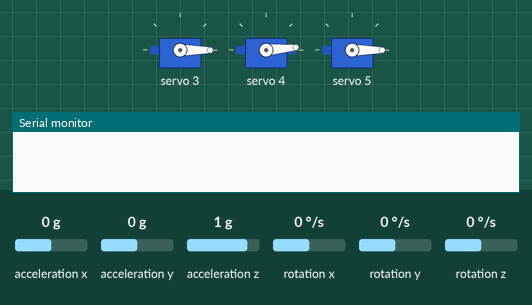
The sketch below on a simulated STM32 Blue Pill. Parts: 3 × servo, the last lines printed to the serial monitor. The inputs (shaded band) are chosen by the test bench; at power-on: acceleration x 0 g, acceleration y 0 g, acceleration z 1 g, rotation x 0 °/s, rotation y 0 °/s, rotation z 0 °/s. Random numbers use the default seed unless the sketch sets one.

Above: at 0.6 s.
At 1.6 s:
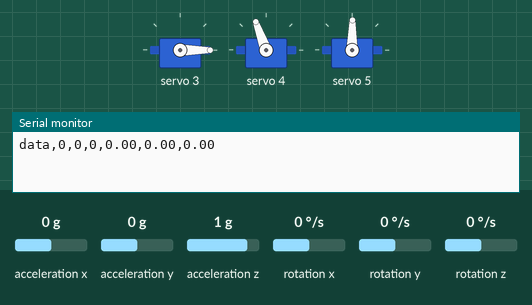
At 10.6 s:
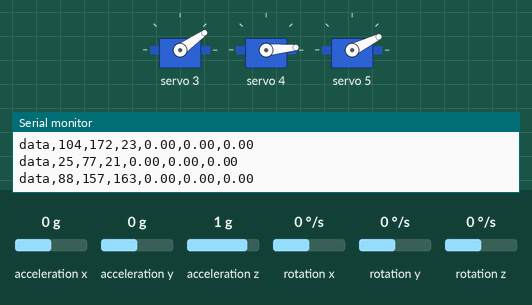
At 19.7 s:
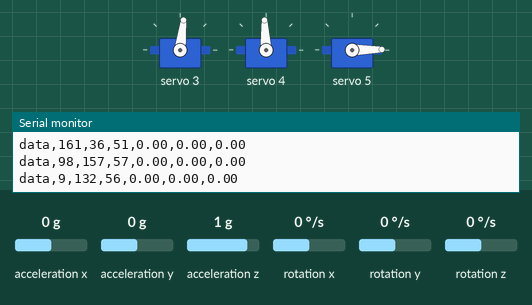
At 28.8 s:
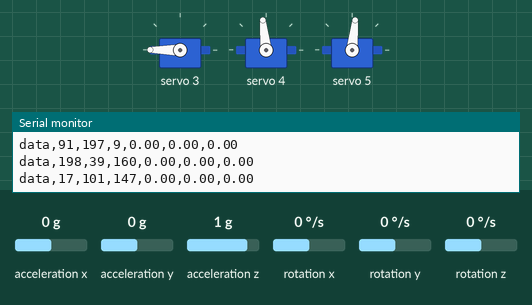
At 38.9 s:
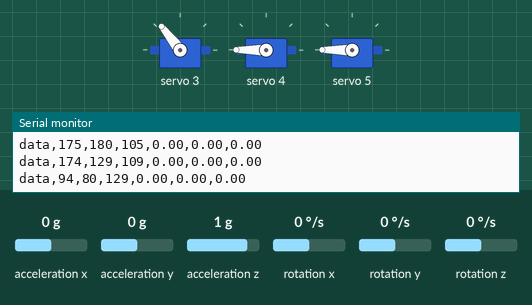
Timing chart, 0 to 40.0 s (numbered marks = the images above):
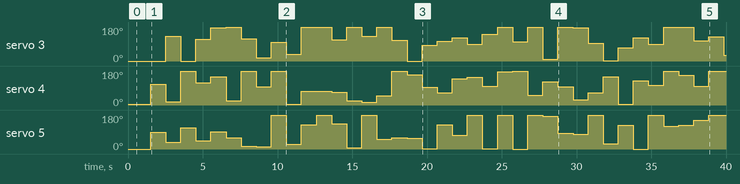

The sketch:

move_leg_read_imu.ino
```cpp
#include <Wire.h>
#include <Adafruit_PWMServoDriver.h>
#include "I2Cdev.h"
#include "MPU6050_6Axis_MotionApps20.h"


/*Servo numbers*/
#define servo1 0
#define servo2 1
#define servo3 2
#define servo4 3
#define servo5 4
#define servo6 5
#define servo7 6
#define servo8 7
#define servo9 8

/* MPU6050 default I2C address is 0x68*/
MPU6050 mpu;

/*Conversion variables*/
#define EARTH_GRAVITY_MS2 9.80665  //m/s2
#define DEG_TO_RAD        0.017453292519943295769236907684886
#define RAD_TO_DEG        57.295779513082320876798154814105

/*---MPU6050 Control/Status Variables---*/
bool DMPReady = false;  // Set true if DMP init was successful
uint8_t MPUIntStatus;   // Holds actual interrupt status byte from MPU
uint8_t devStatus;      // Return status after each device operation (0 = success, !0 = error)
uint16_t packetSize;    // Expected DMP packet size (default is 42 bytes)
uint8_t FIFOBuffer[64]; // FIFO storage buffer

/*---MPU6050 Control/Status Variables---*/
Quaternion q;           // [w, x, y, z]         Quaternion container
VectorInt16 aa;         // [x, y, z]            Accel sensor measurements
VectorInt16 gg;         // [x, y, z]            Gyro sensor measurements
VectorInt16 aaWorld;    // [x, y, z]            World-frame accel sensor measurements
VectorInt16 ggWorld;    // [x, y, z]            World-frame gyro sensor measurements
VectorFloat gravity;    // [x, y, z]            Gravity vector
float euler[3];         // [psi, theta, phi]    Euler angle container
float ypr[3];           // [yaw, pitch, roll]   Yaw/Pitch/Roll container and gravity vector


Adafruit_PWMServoDriver driver = Adafruit_PWMServoDriver();

void Servo_2_Angle(char servo,int angle);

void Reset();
void read_imu();
void move_leg(int a1, int a2, int a3);

bool flag = false;

int a1, a2, a3;

int counter = 0;

void setup() {
  // put your setup code here, to run once:
  #if I2CDEV_IMPLEMENTATION == I2CDEV_ARDUINO_WIRE
    Wire.begin();
    Wire.setClock(400000); // 400kHz I2C clock. Comment on this line if having compilation difficulties
  #elif I2CDEV_IMPLEMENTATION == I2CDEV_BUILTIN_FASTWIRE
    Fastwire::setup(400, true);
  #endif

  Wire.begin(PB3, PB10); // PB3 SDA, PB10 SCL
  Wire.setClock(400000); // 400kHz I2C clock. Comment on this line if having compilation difficulties

  driver.begin();
  driver.setPWMFreq(50);

  Serial.begin(115200);
  // Serial.println(F("Initializing I2C devices..."));
  mpu.initialize();
  // Serial.println(F("Testing MPU6050 connection..."));
  if(mpu.testConnection() == false){
    // Serial.println("MPU6050 connection failed");
    while(true);
  }
  else {
    // Serial.println("MPU6050 connection successful");
  }

  /* Initializate and configure the DMP*/
  // Serial.println(F("Initializing DMP..."));
  devStatus = mpu.dmpInitialize();

  /* Supply your gyro offsets here, scaled for min sensitivity */
  mpu.setXGyroOffset(0);
  mpu.setYGyroOffset(0);
  mpu.setZGyroOffset(0);
  mpu.setXAccelOffset(0);
  mpu.setYAccelOffset(0);
  mpu.setZAccelOffset(0);

  /* Making sure it worked (returns 0 if so) */
  if (devStatus == 0) {
    mpu.CalibrateAccel(6);  // Calibration Time: generate offsets and calibrate our MPU6050
    mpu.CalibrateGyro(6);
    // Serial.println("These are the Active offsets: ");
    mpu.PrintActiveOffsets();
    // Serial.println(F("Enabling DMP..."));   //Turning ON DMP
    mpu.setDMPEnabled(true);

    MPUIntStatus = mpu.getIntStatus();

    /* Set the DMP Ready flag so the main loop() function knows it is okay to use it */
    // Serial.println(F("DMP ready! Waiting for first interrupt..."));
    DMPReady = true;
    packetSize = mpu.dmpGetFIFOPacketSize(); //Get expected DMP packet size for later comparison
  }


  move_leg(0, 0, 0);

  delay(1000);

  read_imu();

  Serial.print("data");
  Serial.print(",");
  Serial.print(a1);
  Serial.print(",");
  Serial.print(a2);
  Serial.print(",");
  Serial.print(a3);
  Serial.print(",");
  Serial.print(ypr[0] * RAD_TO_DEG);
  Serial.print(",");
  Serial.print(ypr[1] * RAD_TO_DEG);
  Serial.print(",");
  Serial.println(ypr[2] * RAD_TO_DEG);
}

void loop() {

  if (counter < 1000){
    a1 = rand() % 200;
    a2 = rand() % 200;
    a3 = rand() % 200;
    move_leg(a1, a2, a3);
    delay(1000);
    read_imu();

    Serial.print("data");
    Serial.print(",");
    Serial.print(a1);
    Serial.print(",");
    Serial.print(a2);
    Serial.print(",");
    Serial.print(a3);
    Serial.print(",");
    Serial.print(ypr[0] * RAD_TO_DEG);
    Serial.print(",");
    Serial.print(ypr[1] * RAD_TO_DEG);
    Serial.print(",");
    Serial.println(ypr[2] * RAD_TO_DEG);
    counter++;
  }
  else{
    Serial.println("D");
    return;
  }
}

void read_imu(){

  if (!DMPReady) return;

  /* Read a packet from FIFO */
  if (mpu.dmpGetCurrentFIFOPacket(FIFOBuffer)) { // Get the Latest packet
    /* Display Euler angles in degrees */
    /*Display quaternion values in easy matrix form: w x y z */
    mpu.dmpGetQuaternion(&q, FIFOBuffer);

    mpu.dmpGetGravity(&gravity, &q);

    /* Display initial world-frame acceleration, adjusted to remove gravity
    and rotated based on known orientation from Quaternion */
    mpu.dmpGetAccel(&aa, FIFOBuffer);
    mpu.dmpConvertToWorldFrame(&aaWorld, &aa, &q);

    /* Display initial world-frame acceleration, adjusted to remove gravity
    and rotated based on known orientation from Quaternion */
    mpu.dmpGetGyro(&gg, FIFOBuffer);
    mpu.dmpConvertToWorldFrame(&ggWorld, &gg, &q);

    mpu.dmpGetYawPitchRoll(ypr, &q, &gravity);

    // Serial.print(ypr[0] * RAD_TO_DEG);
    // Serial.print(",");
    // Serial.print(ypr[1] * RAD_TO_DEG);
    // Serial.print(",");
    // Serial.println(ypr[2] * RAD_TO_DEG);
  }
}

void Servo_2_Angle(char servo,int angle) {
  int val;
  switch(servo) {
    case servo1:
      val = map(angle, 0, 200, 400, 2770);
      break;

    case servo2:
      val = map(angle, 0, 200, 400, 2770);
      break;

    case servo3:
      val = map(angle, 0, 200, 800, 2770);
      break;

    case servo4:
      val = map(angle, 0, 180, 400, 2775); // 375, 2780
      break;

    case servo5:
      val = map(angle, 0, 180, 600, 2785);
      break;

    case servo6:
      val = map(angle, 0, 180, 400, 2770);
      break;

    case servo7:
      val = map(angle, 0, 180, 600, 2770);
      break;

    case servo8:
      val = map(angle, 0, 180, 400, 2785);
      break;

    case servo9:
      val = map(angle, 0, 180, 400, 2780);
      break;
  }
  driver.writeMicroseconds(servo, val);
}

void Reset() {
   for (int i = 0; i < 9; i++) {
     Servo_2_Angle(i, 0);
   }
}

void move_leg(int a1, int a2, int a3){
  Servo_2_Angle(servo4, a1);
  Servo_2_Angle(servo5, a2);
  Servo_2_Angle(servo6, a3);
}
```

Measured:
- by itself, servo 3: 0° → 132° at 2.5 s, → 0° 1.0 s later, → 115° 1.0 s later, → 175° 1.0 s later, … (36 changes in this stretch)
- by itself, servo 4: 5° → 110° at 1.5 s, → 17° 1.0 s later, → 180° 1.0 s later, → 118° 1.0 s later, … (37 changes in this stretch)
- by itself, servo 5: 0° → 89° at 1.5 s, → 37° 1.0 s later, → 112° 1.0 s later, → 43° 1.0 s later, … (38 changes in this stretch)
